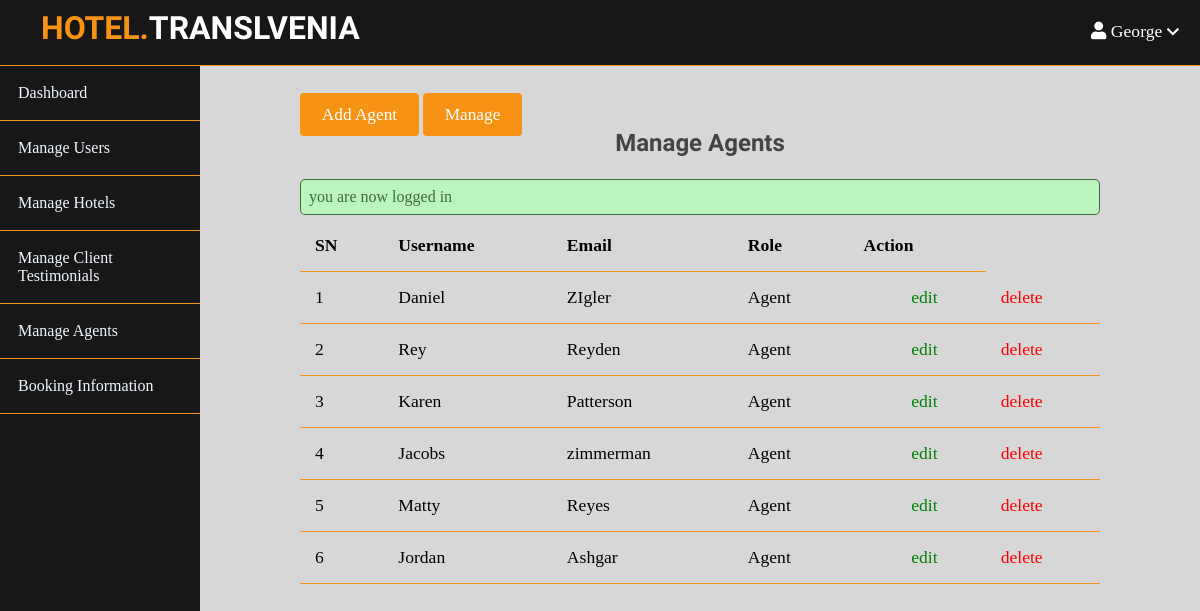
The app's page /Admin/agents/index.php (signed in) with its own data.
### tables this page shows
CREATE TABLE `agents` (
  `id` int(11) NOT NULL,
  `agent` tinyint(4) NOT NULL,
  `email` varchar(255) NOT NULL,
  `username` varchar(255) NOT NULL,
  `secondname` varchar(255) NOT NULL,
  `role` varchar(255) NOT NULL,
  `created_at` timestamp NOT NULL DEFAULT current_timestamp(),
  `image` varchar(255) NOT NULL
);

### app/controllers/agents.php (called while the page is built, shortened)
<?Php
 include(ROOT_PATH.'/app/database/db.php');
   $table ='agents';
   $agents=selectAll($table);
?>

### app/database/db.php (called while the page is built, shortened)
<?php
require("connect.php");
function selectAll($table,$conditions = [])
{
	global $conn;
	$sql = "SELECT * FROM $table ";
	if(empty($conditions))
	{
		$stmt= $conn->prepare($sql);
		$stmt ->execute();
		$records = $stmt->get_result()->fetch_all(MYSQLI_ASSOC);
		return $records;
	}
}
?>

### Admin/agents/index.php (the view, shortened to what this page needs)
<?php
include(ROOT_PATH."/app/controllers/agents.php");
?>
<!DOCTYPE html>
<html lang="en">
<head>
    <link rel="stylesheet" href="https://use.fontawesome.com/releases/v5.0.7/css/all.css" />
    <link rel="stylesheet" href="../../assets/css/header.css" />
    <link rel="stylesheet" href="../../assets/css/admin.css" />
</head>
<body>
   <?php include(ROOT_PATH."/app/includes/adminHeader.php")  ?>
    <div class="admin-wrapper">
        <?php include(ROOT_PATH."/app/includes/adminSidebar.php")   ?>
        <div class="admin-content">
            <div class="button-group">
                <a href="create.php" class="btn btn-big">Add Agent</a>
                <a href="index.php" class="btn btn-big">Manage</a>
            </div>
            <div class="content">
                <h2 class="page-title">Manage Agents</h2>
                      <?php include(ROOT_PATH."/app/includes/messages.php"); ?>
                <div class="table-responsive">
                    <table>
                        <thead>
                            <tr>
                                <th>SN</th>
                                <th>Username</th>
                                <th>Email</th>
                                <th>Role </th>
                                <th colspan="2">Action</th>
                            </tr>
                        </thead>
                        <tbody>
                        <?php foreach($agents as $key =>$agent): ?>
                            <tr>
                                <td><?php echo $key+1 ?> </td>
                                <td><?php echo $agent['username']?> </td>
                                <td><?php echo $agent['secondname']?> </td>
                                <?php if($agent['agent']): ?>
                                    <td><?php echo 'Agent' ?><td>
                                    <?php else: ?>
                                    <td><?php echo 'pending approval' ?><td>
                                 <?php endif; ?>
                                <td><a href="edit.php?id=<?php echo $agent['id'] ?>" class="edit">edit</a></td>
                                <td><a href="index.php?delete_id=<?php echo $agent['id'] ?>" class="delete">delete</a></td>
                            </tr>
                         <?php endforeach; ?>
                        </tbody>
                    </table>
                </div>
            </div>
        </div>
    </div>
</body>
</html>

### app/includes/adminHeader.php (shortened to what this page needs)
<header>
       <div class="logo">
           <h1 class="logo-text"><span>HOTEL.</span>TRANSLVENIA</h1>
       </div>
       <ul class="nav">
           <li>
               <a href="#">
                <?php if(isset($_SESSION['id'])): ?>
                   <i class="fa fa-user"></i>
                       <?php echo $_SESSION['username']  ?>
                   <i class="fa fa-chevron-down" style="font-size: .8em;"></i>
               <?php endif; ?>
               </a>
           </li>
       </ul>
   </header>

### app/includes/adminSidebar.php
  <div class="left-sidebar">
            <ul>
                 <li><a href="<?php echo BASE_URL."/Admin/dashboard.php"  ?>"> Dashboard</a></li>
                <li><a href="<?php echo BASE_URL."/Admin/users/index.php"  ?>" >Manage Users</a></li>
                 <li><a href="<?php echo BASE_URL."/Admin/properties/index.php"?>">Manage Hotels</a></li>
                <li><a href="<?php echo BASE_URL."/Admin/clients/index.php"  ?>">Manage Client Testimonials</a></li>
                <li><a href="<?php echo BASE_URL."/Admin/agents/index.php"  ?>">Manage Agents</a></li>
                 <li><a href="<?php echo BASE_URL."/Admin/booking/index.php"  ?>">Booking Information</a></li>
            </ul>
</div>

### app/includes/messages.php (shortened to what this page needs)
<?php if(isset($_SESSION['message'])): ?>
    <div class="msg <?php echo $_SESSION['type']; ?>">
        <li> <?php echo $_SESSION['message']; ?> </li>
    </div>
<?php endif;?>

### assets/css/header.css (style rules this page uses)
* { box-sizing: border-box; }
html, body { height: 100%; padding: 0px; margin: 0px; background: #f1ebeb; font-family: "lora", serif; }
h1, h2, h3, h4, h5, h6 { font-family: 'candal', serif; color: #444; margin: 5px; }
header { background: rgb(0 0 0 / 0.90); height: 66px; border-bottom: 1px solid #f69314; }
header .logo { float: left; height: inherit; margin-left: 2em; }
header * { color: white; }
header .logo-text { margin: 9px; font-family: 'candal', serif; }
header .logo-text span { color: #f69314; }
header ul { position: absolute; float: right; margin: 0px; right: 0; padding: 0px; list-style: none; z-index: 88888; }
header ul li a { display: block; padding: 21px; font-size: 1.1em; text-decoration: none; }
.msg { width: 100%; margin: 5px auto; padding: 8px; border-radius: 5px; list-style: none; }
.succes { color: #3a6e3a; border: 1px solid #3a6e3a; background: #bcf5bc; }

### assets/css/admin.css (style rules this page uses)
.admin-wrapper { display: flex; height: calc(100% - 66px); }
.admin-wrapper .left-sidebar { flex: 2; height: 100%; background: rgb(0 0 0 / 0.90); }
.admin-wrapper .admin-content { flex: 8; height: 100%; background: #d7d7d7; padding: 40px 100px 100px; overflow-x: scroll; }
.admin-content .page-title { text-align: center; margin-bottom: 1.4rem; }
table { width: 100%; border-collapse: collapse; font-size: 1.1rem; }
.table-responsive { overflow-x:auto; display:block; width:100%; }
th, td { padding: 15px; text-align: left; border-bottom: 1px solid #f69314; }
.admin-wrapper .left-sidebar ul { list-style: none; margin: 0px; padding: 0px; color: aliceblue; }
.admin-wrapper .left-sidebar ul li a { padding: 18px; display: block; border-bottom: 1px solid #f69314; }
.edit { color: green; }
.delete { color: red; }
.btn { padding: .5rem 1rem; background: #f69314; color: white; border: 1px solid transparent; border-radius: .25rem; font-size: 1.08em; font-family: "lora", serif; }
.btn-big { padding: .7rem 1.3rem; line-height: .8rem; }
a { text-decoration: none; color: inherit; }

### records on screen
agents: username "Daniel", secondname "ZIgler", agent "Agent"
agents: username "Rey", secondname "Reyden", agent "Agent"
agents: username "Karen", secondname "Patterson", agent "Agent"
agents: username "Jacobs", secondname "zimmerman", agent "Agent"
agents: username "Matty", secondname "Reyes", agent "Agent"
agents: username "Jordan", secondname "Ashgar", agent "Agent"

### other values on screen
$_SESSION['username'] "George"
$_SESSION['message'] "you are now logged in"
